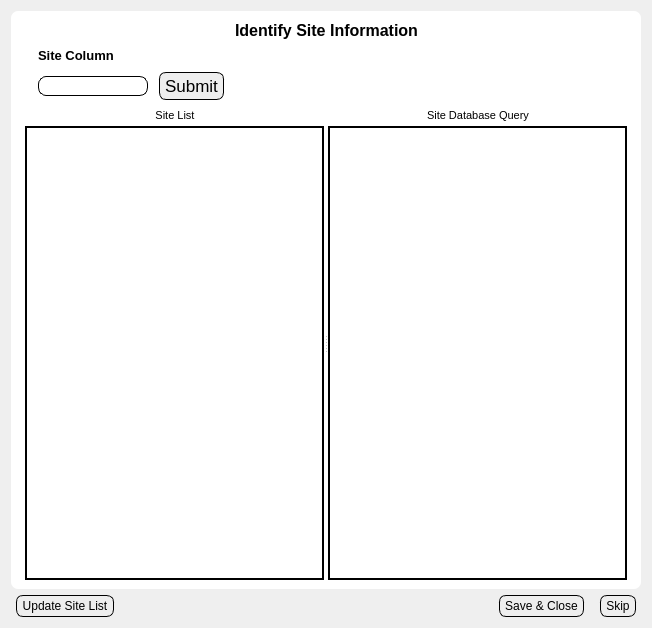
<?xml version="1.0" encoding="UTF-8"?>
<ui version="4.0">
 <class>Dialog</class>
 <widget class="QDialog" name="Dialog">
  <property name="geometry">
   <rect>
    <x>0</x>
    <y>0</y>
    <width>652</width>
    <height>628</height>
   </rect>
  </property>
  <property name="windowTitle">
   <string>Site Information</string>
  </property>
  <property name="styleSheet">
   <string notr="true">.QLabel{
	background: None;
	padding: 0px;
	margin: 0px;
}
.QComboBox {
    border: 1px solid gray;
    border-radius: 7px;
    padding: 2px;
	padding-left: 15px;
	background: #EEEEEE;
}
.QFrame, .QWidget{
	border-radius: 7;
	background: white;
}	



.QLineEdit{
	padding: 1px;
	border-style: solid;
	border: 1px solid black;
	border-radius: 8px;
	margin: 0px;
}

.QPushButton {
	color: black;
	background: #EEEEEE;
	border-width: 1px;
	border-color: black;
	border-style: solid;
	border-radius: 7;
	margin-top: 0px;
	maring-bottom: 0px;
	margin-left: 5px;
	margin-right:5px;	
	padding-left: 5px;
	padding-right: 5px;
	padding-top: 3px;
	padding-bottom: 3px;
}


</string>
  </property>
  <layout class="QVBoxLayout" name="verticalLayout_7">
   <item>
    <layout class="QVBoxLayout" name="verticalLayout_6">
     <item>
      <widget class="QFrame" name="frame">
       <property name="sizePolicy">
        <sizepolicy hsizetype="Expanding" vsizetype="Expanding">
         <horstretch>0</horstretch>
         <verstretch>0</verstretch>
        </sizepolicy>
       </property>
       <property name="frameShape">
        <enum>QFrame::StyledPanel</enum>
       </property>
       <property name="frameShadow">
        <enum>QFrame::Raised</enum>
       </property>
       <layout class="QVBoxLayout" name="verticalLayout_5">
        <item>
         <layout class="QVBoxLayout" name="verticalLayout_4">
          <item>
           <layout class="QVBoxLayout" name="verticalLayout">
            <item>
             <layout class="QHBoxLayout" name="horizontalLayout_4">
              <item>
               <spacer name="horizontalSpacer_11">
                <property name="orientation">
                 <enum>Qt::Horizontal</enum>
                </property>
                <property name="sizeHint" stdset="0">
                 <size>
                  <width>40</width>
                  <height>20</height>
                 </size>
                </property>
               </spacer>
              </item>
              <item>
               <widget class="QLabel" name="label_4">
                <property name="font">
                 <font>
                  <pointsize>12</pointsize>
                  <weight>75</weight>
                  <bold>true</bold>
                 </font>
                </property>
                <property name="text">
                 <string>Identify Site Information</string>
                </property>
                <property name="textFormat">
                 <enum>Qt::PlainText</enum>
                </property>
                <property name="alignment">
                 <set>Qt::AlignCenter</set>
                </property>
               </widget>
              </item>
              <item>
               <spacer name="horizontalSpacer_12">
                <property name="orientation">
                 <enum>Qt::Horizontal</enum>
                </property>
                <property name="sizeHint" stdset="0">
                 <size>
                  <width>40</width>
                  <height>20</height>
                 </size>
                </property>
               </spacer>
              </item>
             </layout>
            </item>
            <item>
             <layout class="QHBoxLayout" name="horizontalLayout_6">
              <item>
               <layout class="QFormLayout" name="formLayout">
                <property name="fieldGrowthPolicy">
                 <enum>QFormLayout::FieldsStayAtSizeHint</enum>
                </property>
                <property name="labelAlignment">
                 <set>Qt::AlignLeading|Qt::AlignLeft|Qt::AlignVCenter</set>
                </property>
                <item row="0" column="0">
                 <layout class="QHBoxLayout" name="horizontalLayout">
                  <item>
                   <spacer name="horizontalSpacer_10">
                    <property name="orientation">
                     <enum>Qt::Horizontal</enum>
                    </property>
                    <property name="sizeType">
                     <enum>QSizePolicy::Fixed</enum>
                    </property>
                    <property name="sizeHint" stdset="0">
                     <size>
                      <width>18</width>
                      <height>20</height>
                     </size>
                    </property>
                   </spacer>
                  </item>
                  <item>
                   <widget class="QLabel" name="label">
                    <property name="sizePolicy">
                     <sizepolicy hsizetype="Fixed" vsizetype="Fixed">
                      <horstretch>0</horstretch>
                      <verstretch>0</verstretch>
                     </sizepolicy>
                    </property>
                    <property name="font">
                     <font>
                      <pointsize>10</pointsize>
                      <weight>75</weight>
                      <bold>true</bold>
                      <kerning>true</kerning>
                     </font>
                    </property>
                    <property name="text">
                     <string>Site Column</string>
                    </property>
                   </widget>
                  </item>
                  <item>
                   <spacer name="horizontalSpacer">
                    <property name="orientation">
                     <enum>Qt::Horizontal</enum>
                    </property>
                    <property name="sizeHint" stdset="0">
                     <size>
                      <width>40</width>
                      <height>20</height>
                     </size>
                    </property>
                   </spacer>
                  </item>
                 </layout>
                </item>
                <item row="1" column="0">
                 <layout class="QHBoxLayout" name="horizontalLayout_5">
                  <item>
                   <spacer name="horizontalSpacer_9">
                    <property name="orientation">
                     <enum>Qt::Horizontal</enum>
                    </property>
                    <property name="sizeType">
                     <enum>QSizePolicy::Fixed</enum>
                    </property>
                    <property name="sizeHint" stdset="0">
                     <size>
                      <width>18</width>
                      <height>20</height>
                     </size>
                    </property>
                   </spacer>
                  </item>
                  <item>
                   <widget class="QLineEdit" name="lnedSiteID">
                    <property name="sizePolicy">
                     <sizepolicy hsizetype="Fixed" vsizetype="Fixed">
                      <horstretch>0</horstretch>
                      <verstretch>0</verstretch>
                     </sizepolicy>
                    </property>
                    <property name="focusPolicy">
                     <enum>Qt::StrongFocus</enum>
                    </property>
                   </widget>
                  </item>
                  <item>
                   <widget class="QPushButton" name="btnSiteID">
                    <property name="font">
                     <font>
                      <pointsize>13</pointsize>
                     </font>
                    </property>
                    <property name="text">
                     <string>Submit</string>
                    </property>
                   </widget>
                  </item>
                  <item>
                   <spacer name="horizontalSpacer_8">
                    <property name="orientation">
                     <enum>Qt::Horizontal</enum>
                    </property>
                    <property name="sizeHint" stdset="0">
                     <size>
                      <width>40</width>
                      <height>20</height>
                     </size>
                    </property>
                   </spacer>
                  </item>
                 </layout>
                </item>
               </layout>
              </item>
              <item>
               <spacer name="horizontalSpacer_14">
                <property name="orientation">
                 <enum>Qt::Horizontal</enum>
                </property>
                <property name="sizeHint" stdset="0">
                 <size>
                  <width>40</width>
                  <height>20</height>
                 </size>
                </property>
               </spacer>
              </item>
             </layout>
            </item>
           </layout>
          </item>
          <item>
           <widget class="QSplitter" name="splitter">
            <property name="sizePolicy">
             <sizepolicy hsizetype="Expanding" vsizetype="Expanding">
              <horstretch>0</horstretch>
              <verstretch>0</verstretch>
             </sizepolicy>
            </property>
            <property name="orientation">
             <enum>Qt::Horizontal</enum>
            </property>
            <widget class="QWidget" name="layoutWidget_3">
             <layout class="QVBoxLayout" name="verticalLayout_3">
              <property name="spacing">
               <number>0</number>
              </property>
              <property name="leftMargin">
               <number>5</number>
              </property>
              <item>
               <layout class="QHBoxLayout" name="horizontalLayout_3">
                <item>
                 <spacer name="horizontalSpacer_3">
                  <property name="orientation">
                   <enum>Qt::Horizontal</enum>
                  </property>
                  <property name="sizeHint" stdset="0">
                   <size>
                    <width>40</width>
                    <height>20</height>
                   </size>
                  </property>
                 </spacer>
                </item>
                <item>
                 <widget class="QLabel" name="label_2">
                  <property name="sizePolicy">
                   <sizepolicy hsizetype="Fixed" vsizetype="Fixed">
                    <horstretch>0</horstretch>
                    <verstretch>0</verstretch>
                   </sizepolicy>
                  </property>
                  <property name="font">
                   <font>
                    <pointsize>8</pointsize>
                   </font>
                  </property>
                  <property name="text">
                   <string>Site List</string>
                  </property>
                  <property name="alignment">
                   <set>Qt::AlignCenter</set>
                  </property>
                 </widget>
                </item>
                <item>
                 <spacer name="horizontalSpacer_2">
                  <property name="orientation">
                   <enum>Qt::Horizontal</enum>
                  </property>
                  <property name="sizeHint" stdset="0">
                   <size>
                    <width>40</width>
                    <height>20</height>
                   </size>
                  </property>
                 </spacer>
                </item>
               </layout>
              </item>
              <item>
               <widget class="QTableView" name="listviewSiteLabels">
                <property name="focusPolicy">
                 <enum>Qt::ClickFocus</enum>
                </property>
                <property name="frameShape">
                 <enum>QFrame::WinPanel</enum>
                </property>
                <property name="frameShadow">
                 <enum>QFrame::Plain</enum>
                </property>
               </widget>
              </item>
             </layout>
            </widget>
            <widget class="QWidget" name="layoutWidget_2">
             <layout class="QVBoxLayout" name="verticalLayout_2">
              <property name="spacing">
               <number>0</number>
              </property>
              <property name="leftMargin">
               <number>0</number>
              </property>
              <property name="rightMargin">
               <number>5</number>
              </property>
              <item>
               <layout class="QHBoxLayout" name="horizontalLayout_2">
                <item>
                 <spacer name="horizontalSpacer_5">
                  <property name="orientation">
                   <enum>Qt::Horizontal</enum>
                  </property>
                  <property name="sizeHint" stdset="0">
                   <size>
                    <width>40</width>
                    <height>20</height>
                   </size>
                  </property>
                 </spacer>
                </item>
                <item>
                 <widget class="QLabel" name="label_3">
                  <property name="sizePolicy">
                   <sizepolicy hsizetype="Fixed" vsizetype="Fixed">
                    <horstretch>0</horstretch>
                    <verstretch>0</verstretch>
                   </sizepolicy>
                  </property>
                  <property name="font">
                   <font>
                    <pointsize>8</pointsize>
                   </font>
                  </property>
                  <property name="text">
                   <string>Site Database Query</string>
                  </property>
                  <property name="alignment">
                   <set>Qt::AlignCenter</set>
                  </property>
                 </widget>
                </item>
                <item>
                 <spacer name="horizontalSpacer_4">
                  <property name="orientation">
                   <enum>Qt::Horizontal</enum>
                  </property>
                  <property name="sizeHint" stdset="0">
                   <size>
                    <width>40</width>
                    <height>20</height>
                   </size>
                  </property>
                 </spacer>
                </item>
               </layout>
              </item>
              <item>
               <widget class="QTableView" name="tabviewDbSiteQuery">
                <property name="focusPolicy">
                 <enum>Qt::ClickFocus</enum>
                </property>
                <property name="frameShape">
                 <enum>QFrame::WinPanel</enum>
                </property>
                <property name="frameShadow">
                 <enum>QFrame::Plain</enum>
                </property>
               </widget>
              </item>
             </layout>
            </widget>
           </widget>
          </item>
         </layout>
        </item>
       </layout>
      </widget>
     </item>
     <item>
      <layout class="QHBoxLayout" name="horizontalLayout_7">
       <item>
        <widget class="QPushButton" name="btnUpdate">
         <property name="enabled">
          <bool>true</bool>
         </property>
         <property name="focusPolicy">
          <enum>Qt::ClickFocus</enum>
         </property>
         <property name="text">
          <string>Update Site List</string>
         </property>
        </widget>
       </item>
       <item>
        <spacer name="horizontalSpacer_6">
         <property name="orientation">
          <enum>Qt::Horizontal</enum>
         </property>
         <property name="sizeHint" stdset="0">
          <size>
           <width>40</width>
           <height>20</height>
          </size>
         </property>
        </spacer>
       </item>
       <item>
        <widget class="QPushButton" name="btnSaveClose">
         <property name="focusPolicy">
          <enum>Qt::ClickFocus</enum>
         </property>
         <property name="text">
          <string>Save &amp;&amp; Close</string>
         </property>
        </widget>
       </item>
       <item>
        <widget class="QPushButton" name="btnSkip">
         <property name="text">
          <string>Skip</string>
         </property>
        </widget>
       </item>
      </layout>
     </item>
    </layout>
   </item>
  </layout>
 </widget>
 <resources/>
 <connections/>
</ui>
